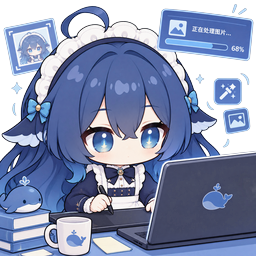
#> input picture imgforge/assets/logo.png, 256 x 256 px
$ python make_icon.py
#> lines starting #> are read from the running program, lines starting #| are printed output that depends on the picture
### imgforge/ico.py
"""ICO 容器写入器。

为什么不用 Pillow 自带的 ICO 保存：
1. 它用 ``thumbnail`` 等比缩放，非正方形图会存出非正方形帧（Windows 上易出错）；
2. 它跳过所有大于源图尺寸的档位，小图无法补出 128/256；
3. 无法控制留白方式（contain / fill / stretch）。

因此这里自己拼 ICO 容器，像素仍交给 Pillow 缩放：
- ICO 头 + 每个尺寸一条 16 字节目录项；
- 载荷支持 PNG（Vista+，体积小）与 DIB/BMP（旧版兼容，带 AND 掩码）。
"""

from __future__ import annotations

import io
import os
import struct
from pathlib import Path
from typing import Iterable, Sequence

from PIL import Image

DEFAULT_SIZES: tuple[int, ...] = (16, 24, 32, 48, 64, 128, 256)
MAX_SIZE = 256

_ICONDIR = struct.Struct("<HHH")
_ICONDIRENTRY = struct.Struct("<BBBBHHII")
_BITMAPINFOHEADER = struct.Struct("<IiiHHIIiiII")


class IconError(ValueError):
    """ICO 生成参数不合法。"""


def normalize_sizes(sizes: Iterable[int]) -> list[int]:
    clean = sorted({int(s) for s in sizes if 1 <= int(s) <= MAX_SIZE})
    if not clean:
        raise IconError("至少需要选择一个介于 1 与 256 之间的尺寸")
    return clean


def _fit_frame(img: Image.Image, size: int, fit: str) -> Image.Image:
    """把任意尺寸的图放进 size×size 的正方形画布（RGBA）。"""
    if img.mode != "RGBA":
        img = img.convert("RGBA")
    src_w, src_h = img.size
    if fit == "stretch":
        return img.resize((size, size), Image.Resampling.LANCZOS, reducing_gap=2.0)

    if fit == "contain":
        scale = min(size / src_w, size / src_h)
    elif fit == "fill":
        scale = max(size / src_w, size / src_h)
    else:
        raise IconError(f"未知的留白方式: {fit}")

    new_w = max(1, int(round(src_w * scale)))
    new_h = max(1, int(round(src_h * scale)))
    resized = img.resize((new_w, new_h), Image.Resampling.LANCZOS, reducing_gap=2.0)

    if fit == "fill":  # 居中裁切
        left = max(0, (new_w - size) // 2)
        top = max(0, (new_h - size) // 2)
        return resized.crop((left, top, left + size, top + size))

    canvas = Image.new("RGBA", (size, size), (0, 0, 0, 0))
    canvas.paste(resized, ((size - new_w) // 2, (size - new_h) // 2), resized)
    return canvas


def render_frames(
    img: Image.Image,
    sizes: Sequence[int],
    *,
    fit: str = "contain",
    upscale: bool = True,
) -> list[tuple[int, Image.Image]]:
    """生成 (边长, RGBA 帧) 列表，按尺寸升序。

    ``upscale=False`` 时跳过大于源图的档位；一个都不剩则抛 IconError。
    """
    sizes = normalize_sizes(sizes)
    if img.mode != "RGBA":
        img = img.convert("RGBA")
    longest = max(img.size)

    frames: list[tuple[int, Image.Image]] = []
    for size in sizes:
        if not upscale and size > longest:
            continue
        frames.append((size, _fit_frame(img, size, fit)))
    if not frames:
        raise IconError(f"源图最长边只有 {longest}px，所选尺寸都需要放大；请允许放大或换更大的源图")
    return frames


def _encode_png(frame: Image.Image) -> bytes:
    buffer = io.BytesIO()
    frame.save(buffer, format="PNG", optimize=True)
    return buffer.getvalue()


# [39 lines left out: function _encode_dib, not called in this run]


def encode_ico(frames: Sequence[tuple[int, Image.Image]], payload: str = "png") -> bytes:
    if not frames:
        raise IconError("没有可写入的帧")
    if payload not in ("png", "bmp"):
        raise IconError(f"未知的 ICO 载荷格式: {payload}")

    encoded: list[tuple[int, bytes]] = []
    for size, frame in frames:
        if frame.size != (size, size):
            raise IconError(f"帧尺寸 {frame.size} 与声明尺寸 {size} 不一致")
        data = _encode_png(frame) if payload == "png" else _encode_dib(frame)
        encoded.append((size, data))

    header = _ICONDIR.pack(0, 1, len(encoded))
    offset = len(header) + len(encoded) * _ICONDIRENTRY.size
    entries, blobs = [], []
    for size, data in encoded:
        entries.append(
            _ICONDIRENTRY.pack(
                size if size < 256 else 0,
                size if size < 256 else 0,
                0,      # 调色板颜色数
                0,      # 保留
                1,      # 平面数
                32,     # 位深
                len(data),
                offset,
            )
        )
        blobs.append(data)
        offset += len(data)
    return header + b"".join(entries) + b"".join(blobs)


def save_ico(
    img: Image.Image,
    dest: str | os.PathLike[str],
    *,
    sizes: Sequence[int] = DEFAULT_SIZES,
    fit: str = "contain",
    payload: str = "png",
    upscale: bool = True,
) -> list[int]:
    """写 .ico，返回实际写入的尺寸列表。先写临时文件再替换，避免半截文件。"""
    frames = render_frames(img, sizes, fit=fit, upscale=upscale)
    data = encode_ico(frames, payload=payload)
    path = Path(dest)
    path.parent.mkdir(parents=True, exist_ok=True)
    tmp = path.with_name(path.name + ".part")
    try:
        tmp.write_bytes(data)
        os.replace(tmp, path)
    finally:
        if tmp.exists():
            try:
                tmp.unlink()
            except OSError:
                pass
    return [size for size, _ in frames]


def read_entries(source: str | os.PathLike[str] | bytes) -> list[dict]:
    """解析 ICO 目录（给测试和 GUI 的"已有 ico 里有什么"用）。"""
    data = source if isinstance(source, bytes) else Path(source).read_bytes()
    if len(data) < _ICONDIR.size:
        raise IconError("不是合法的 ICO：文件太短")
    reserved, kind, count = _ICONDIR.unpack_from(data, 0)
    if reserved != 0 or kind != 1:
        raise IconError("不是合法的 ICO：文件头标识不匹配")
    entries = []
    for index in range(count):
        pos = _ICONDIR.size + index * _ICONDIRENTRY.size
        width, height, colors, _, planes, bit_count, length, offset = _ICONDIRENTRY.unpack_from(data, pos)
        width = width or 256
        height = height or 256
        payload = data[offset : offset + length]
        kind_name = "png" if payload[:8] == b"\x89PNG\r\n\x1a\n" else "bmp"
        entries.append(
            {
                "size": (width, height),
                "bytes": length,
                "offset": offset,
                "planes": planes,
                "bit_count": bit_count,
                "colors": colors,
                "format": kind_name,
            }
        )
    return entries

### tools/make_icon.py
"""从 assets/logo.png 生成多尺寸 app.ico（16–256，PNG 载荷）。

源图是用户提供的 256×256 插画，LOGO 直接复用同一张，
这样窗口图标、任务栏图标和标题栏 logo 是同一套视觉。
"""

from __future__ import annotations

import sys
from pathlib import Path

from PIL import Image

ROOT = Path(__file__).resolve().parents[1]
sys.path.insert(0, str(ROOT))

from imgforge import ico  # noqa: E402

ASSETS = ROOT / "imgforge" / "assets"


def main() -> int:
    source = ASSETS / "logo.png"
    if not source.exists():
        print(f"缺少源图：{source}")
        return 1
    with Image.open(source) as img:
#> img is the input picture: PIL image 256x256 RGBA; mean R, G, B, A 88.7, 100.2, 132.9, 205.5
        art = img.convert("RGBA")
    print(f"源图 {source.name}: {art.width}×{art.height}")
#| 源图 logo.png: 256×256

    sizes = ico.save_ico(art, ASSETS / "app.ico", sizes=ico.DEFAULT_SIZES, fit="contain", payload="png")
#> the loop in render_frames, `for size in sizes:` made 7 passes
#> pass 1, in _fit_frame, `resized = img.resize((new_w, new_h), Image.Resampling.LANCZOS, reducin..`:
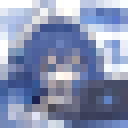
#> resized: PIL image 16x16 RGBA (shown 8 times larger); mean R, G, B, A 106.5, 121.3, 159.1, 206; transparent parts drawn white
#> pass 2, in _fit_frame (call 2), `resized = img.resize((new_w, new_h), Image.Resampling.LANCZOS, reducin..`:
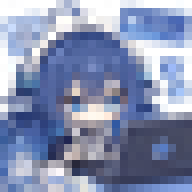
#> resized: PIL image 24x24 RGBA (shown 8 times larger); mean R, G, B, A 103.2, 116.9, 154.6, 205.9; transparent parts drawn white
#> after the loop in render_frames, `for size in sizes:`: frames = 7 items
#> the loop in encode_ico, `for size, frame in frames:` made 7 passes
#> size on passes 1 to 7: 16, 24, 32, 48, 64, 128, 256
#> in encode_ico, `offset = len(header) + len(encoded) * _ICONDIRENTRY.size`: offset = 118
#> the loop in encode_ico, `for size, data in encoded:` made 7 passes
#> (size, offset) on passes 1 to 7: (16, 1139), (24, 3190), (32, 6585), (48, 13568), (64, 25253), (128, 65228), (256, 190725)
#> after the loop in encode_ico, `for size, data in encoded:`: blobs = 7 items; offset = 190725
#> sizes = [16, 24, 32, 48, 64, 128, 256]
    print(f"app.ico: {sizes}")
#| app.ico: [16, 24, 32, 48, 64, 128, 256]

    entries = ico.read_entries(ASSETS / "app.ico")
    for entry in entries:
        width = entry["size"][0]
        print(f"  {width:>3}px  {entry['format']:<3}  {entry['bytes']:>6} B  bit={entry['bit_count']}")
    return 0


if __name__ == "__main__":
#> (the run stopped early here; a loop or call above may not have finished)
